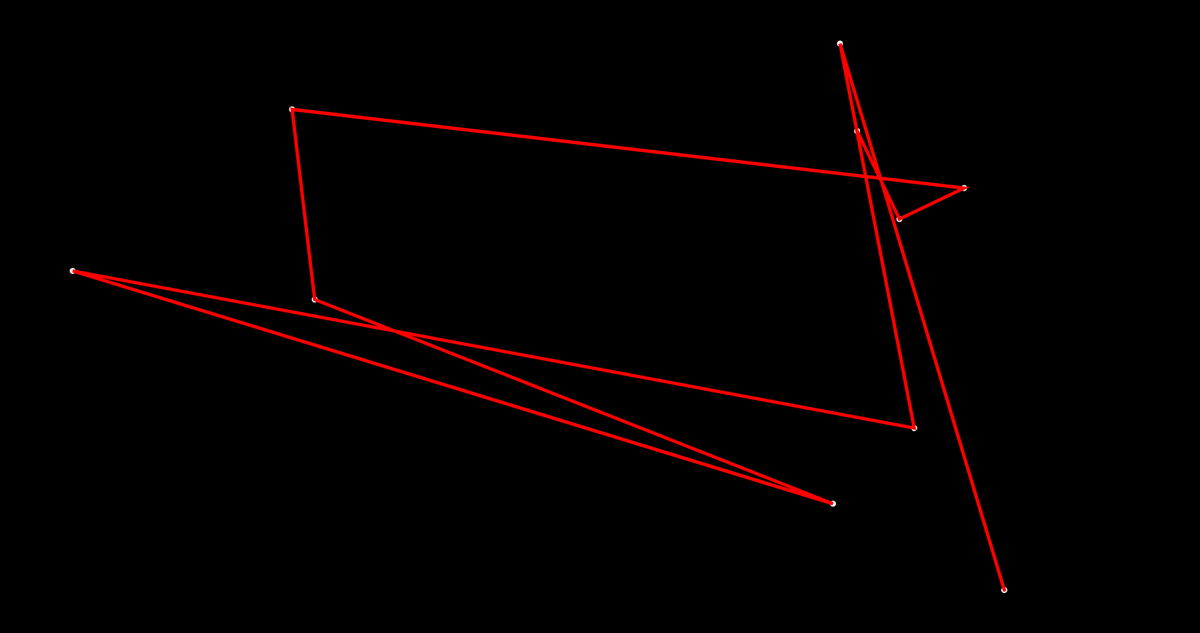
Frame 1 (no input)
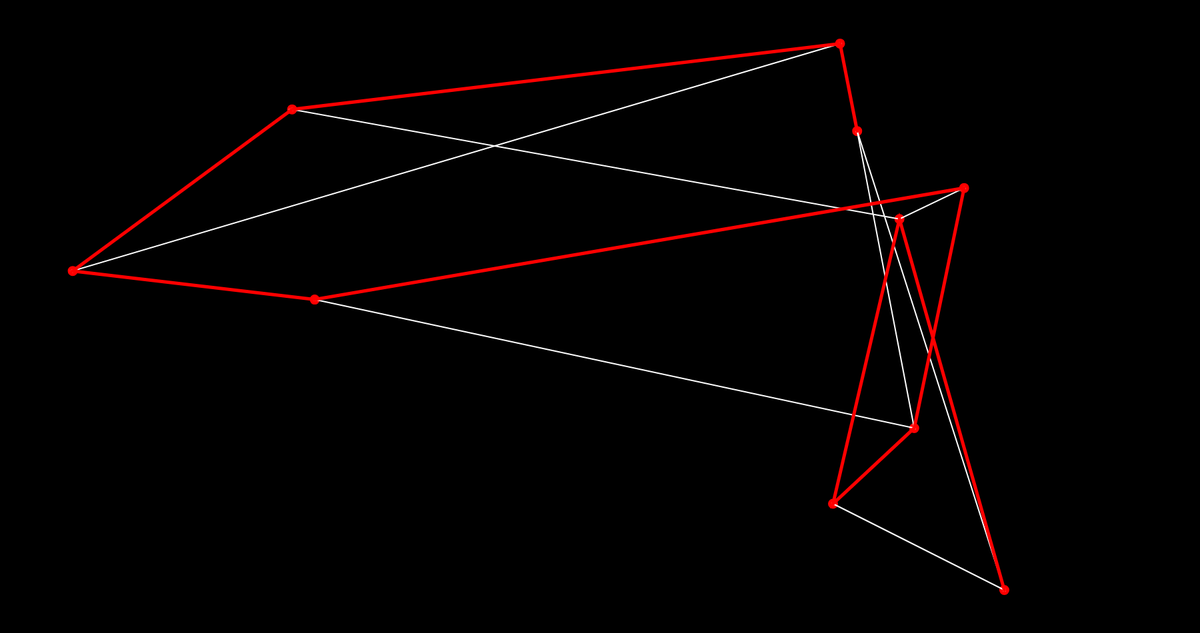
Frame 60 (no input)
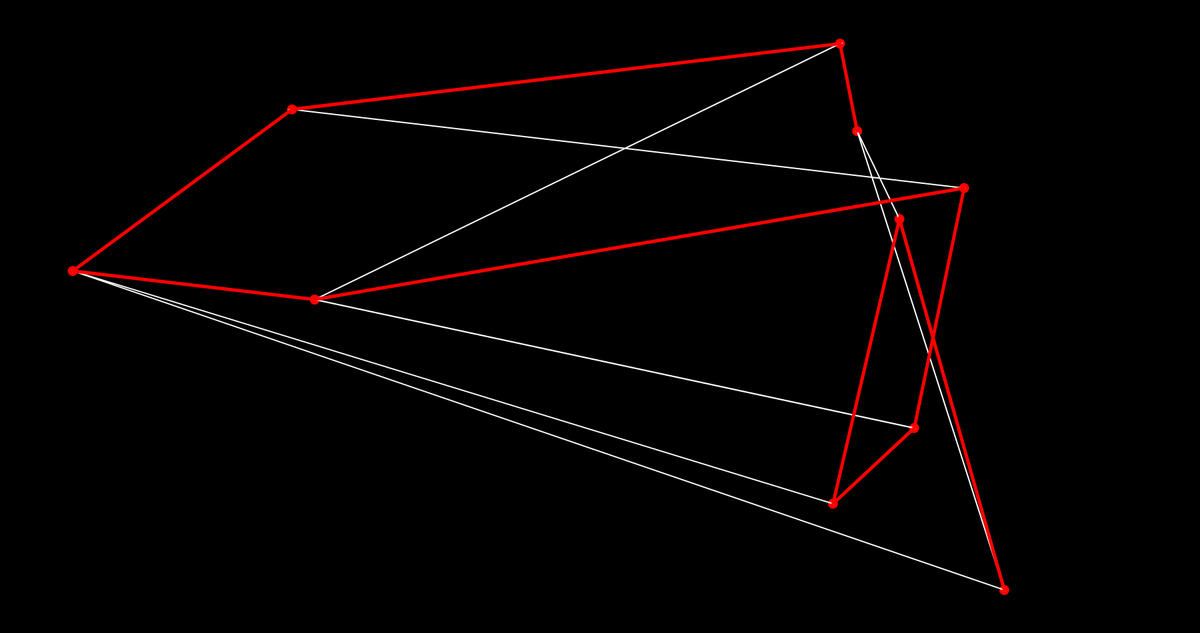
Frame 120 (the mouse pressed at the canvas centre since frame 60)

The p5.js sketch that drew these frames (run headless with seeded random() and noise() and a simulated clock; from frame 60 on, the mouse is pressed at the canvas centre):

// p5.js sketch
// ── sketch.js
var cities = [];
var totalCities = 10;
var recordDistance;
var best;

function setup() {
  createCanvas(1800, 950);
  for(var i = 0; i < totalCities; i++) {
    var v = createVector(random(width), random(height));
    cities[i] = v;
  }
  var d = calcDistance(cities);
  recordDistance = d;
  best = cities.slice();
}

function draw() {
  background(0);
  fill(255);
  for(var i = 0; i < cities.length; i++) {
    ellipse(cities[i].x, cities[i].y, 10, 10);
  }

  stroke(255);
  strokeWeight(2);
  noFill();
  beginShape();
  for(var i = 0; i < cities.length; i++) {
    vertex(cities[i].x, cities[i].y);
  }
  endShape();

  stroke(255, 0, 0);
  strokeWeight(5);
  noFill();
  beginShape();
  for(var i = 0; i < best.length; i++) {
    vertex(best[i].x, best[i].y);
  }
  endShape();

  var i = floor(random(cities.length));
  var j = floor(random(cities.length));
  swap(cities, i, j);

  var d = calcDistance(cities);
  if(d < recordDistance) {
    recordDistance = d;
    best = cities.slice();
  }
}

function swap(a, i, j) {
  var temp = a[i];
  a[i] = a[j];
  a[j] = temp;
}

function calcDistance(points) {
  var sum = 0;
  for(var i = 0; i < points.length - 1; i++) {
    var d = dist(points[i].x, points[i].y, points[i+1].x, points[i+1].y);
    sum += d;
  }
  return sum;
}

// ── final.js
var cities = [];
var totalCities = 8;
var recordDistance;
var best;
var order = [];

var totalPerm;
var count;

function setup() {
  createCanvas(800, 600);
  for(var i = 0; i < totalCities; i++) {
    var v = createVector(random(width), random(height - 40) + 40);
    cities[i] = v;
    order[i] = i;
  }
  var d = calcDistance(cities, order);
  recordDistance = d;
  best = order.slice();
  totalPerm = factorial(totalCities);
  count = 0;
}

function draw() {
  //frameRate(10);
  background(0);
  fill(255);
  for(var i = 0; i < cities.length; i++) {
    ellipse(cities[i].x, cities[i].y, 10, 10);
  }

  stroke(255);
  strokeWeight(2);
  noFill();
  beginShape();
  for(var i = 0; i < order.length; i++) {
    var n = order[i];
    vertex(cities[n].x, cities[n].y);
  }
  endShape();

  stroke(255, 0, 0);
  strokeWeight(5);
  noFill();
  beginShape();
  for(var i = 0; i < order.length; i++) {
    var n = best[i];
    vertex(cities[n].x, cities[n].y);
  }
  endShape();

  var d = calcDistance(cities, order);
  if(d < recordDistance) {
    recordDistance = d;
    best = order.slice();
  }

  textSize(30);
  stroke(255);
  strokeWeight(1);
  var percent = 100 * (count / totalPerm);
  text(nf(percent, 0, 2) + "% completed", 0, 30);

  nextOrder();
}

function swap(a, i, j) {
  var temp = a[i];
  a[i] = a[j];
  a[j] = temp;
}

function calcDistance(points, order) {
  var sum = 0;
  for(var i = 0; i < order.length - 1; i++) {
    var cityAIndex = order[i];
    var cityA = points[cityAIndex];
    var cityBIndex = order[i+1];
    var cityB = points[cityBIndex];
    var d = dist(cityA.x, cityA.y, cityB.x, cityB.y);
    sum += d;
  }
  return sum;
}

function nextOrder() {
  count++;

  var largestI = -1;
  for(var i = 0; i < order.length - 1; i++) {
    if(order[i] < order[i+1]) largestI = i;
  }
  if(largestI == -1) {
    noLoop();
    console.log('Optimal found!');
  }

  var largestJ = -1;
  for(var j = 0; j < order.length; j++) {
    if(order[largestI] < order[j]) largestJ = j;
  }

  swap(order, largestI, largestJ);
  var endArray = order.splice(largestI + 1);
  endArray.reverse();
  order = order.concat(endArray);
}

function factorial(n) {
  if(n == 1) return 1;
  else return n * factorial(n - 1);
}
